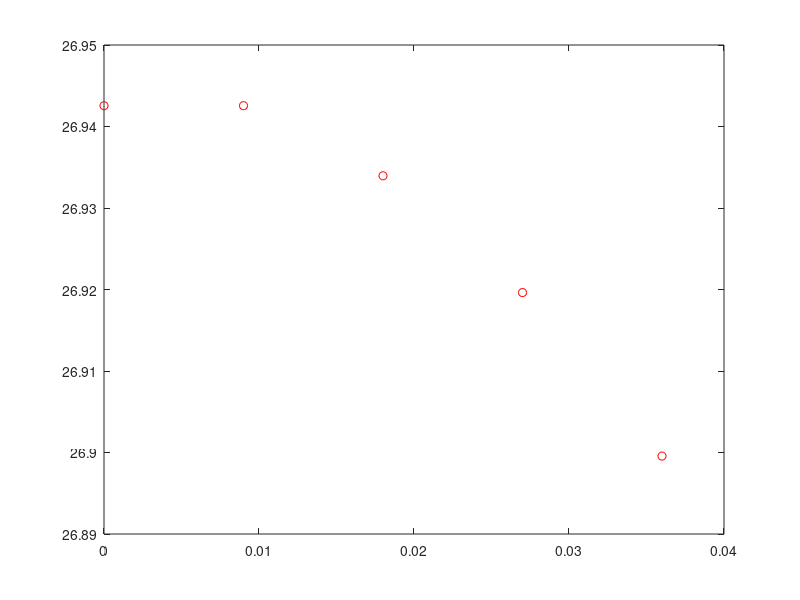

Write the MATLAB code that produced this figure.
% Modeling and Analysis of Physical and Biological Processes
% Student: Guilherme De Moura Araujo

clear all; clc;
%%
T_Harvest = 26.7; % Ambiente Temperature at Harvest, (oC)
T_Storage = 3; % Storage temperature (oC)
rho = 998; % Density of orange (km/m3)
cp = 3900; % Specific heat of orange (J/kg/oC)
%a = 0.036; % Radius of fruit (m)
a0 = 4.71;
a1 = 3.55;
%A = a0 + a1*T; % Heat production due to respiration (J/(s-m3))
k = 0.47; % Thermal Conductivity of the fruit (W/m/oC)
h = 6; % Convective heat transfer coefficient at the fruit surface (W/m2/oC)
w = sqrt(a1/k);
he = h-k/0.036;
beta = (a0+a1*T_Harvest)/k;
u1 = 0.0;%13;
Q = beta*0.036;
G = -w^2;
L = 0.036/4;

a = 1/L+G*L/3;
b = 1/L+G*L/6;

K = [2*a -b 0 0;
    -b 2*a -b 0;
    0 -b 2*a -b;
    0 0 -b a+he/k];

for i=0:4
    R(i+1) = i*0.036/4;
end
M = [1 4 1 0; 1 4 1 0; 0 1 4 1; 0 0 1 2];
%S = beta*L/6*(M*[R(2);R(3);R(4);R(5)]);
S = beta*L*[(R(1)+R(3))/6+2*R(2)/3+b*u1;(R(2)+R(4))/6+2/3*R(3);(R(3)+R(5))/6+2/3*R(4);R(4)/6+R(5)/3];
U = inv(K)*S;
R2 = R(2:end)';
UR = U./R2;
T = UR+T_Harvest;
%%
% alpha = -(a0 + a1*T_Harvest)/a1;
% A = -(alpha*(k+he*0.036))/(he*sin(w*0.036)+k*w*cos(w*0.036));
% T(1) = A*w-((a0+a1*T_Harvest)/a1)+T_Harvest;
% for i=2:5
%     T(i) = UR(i-1)+T_Harvest;
% end
plot(R(2:end),T,'ro');
% T2(1) = A*w-((a0+a1*T_Harvest)/a1)+T_Harvest;
% for i=1:4
%     T2(i+1) = T(i);
% end
%%
R(1) = 0;
for i=1:4
    R(i+1) = i*0.036/4;
    T(i+1) = U(i)/R(i+1)+T_Harvest;
end

%%
plot(0:0.036/4:0.036,T,'ro');
hold on;
%plot(0:.036/36:0.036,T_H,'b--');
